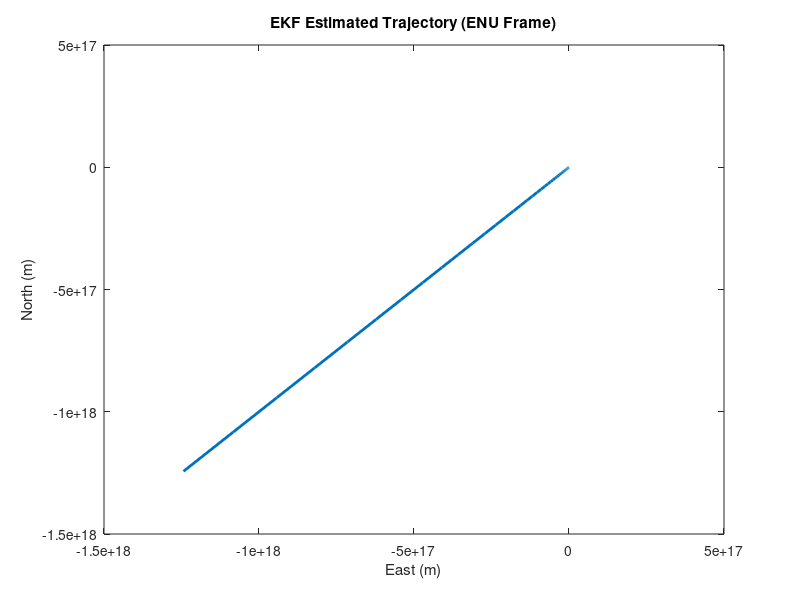

Recreate this plot in MATLAB. (Note: this script raises an error after producing the figure.)
%% 任务5：基于伪距/多普勒的EKF定位
folder_path = 'D:\GNSS\T5';  
if ~exist(folder_path, 'dir')
    mkdir(folder_path);  % 路径管理
end

%% 加载观测数据（避免星历依赖）
load('navSolCT_1ms_Opensky.mat', 'navSolutionsCT');
pseudorange = navSolutionsCT.rawPseudorange;  % 367×8 伪距观测
doppler = navSolutionsCT.usrVelENU;           % 367×3 多普勒观测（ENU速度）

%% EKF参数初始化（简化状态模型）
x_hat = [navSolutionsCT.usrPos(1,:)'; zeros(3,1)];  % 初始位置+零速度
P = diag([10, 10, 10, 1, 1, 1]);  % 初始协方差矩阵
Q = diag([0.1, 0.1, 0.1, 0.05, 0.05, 0.05]);  % 过程噪声
R = blkdiag(eye(8)*25, eye(3)*0.1);  % 伪距和多普勒的测量噪声

%% 动态模型定义（匀速假设）
dt = 1;  % 时间间隔，假设每次时间步为1秒
F = [eye(3), dt*eye(3); zeros(3), eye(3)];  % 状态转移矩阵（匀速运动）

%% 修正观测矩阵定义
H_pseudo = [eye(8,3), zeros(8,3)];  % 8×6矩阵（伪距观测部分）
H_doppler = [zeros(3,3), eye(3)];   % 3×6矩阵（多普勒观测部分）

%% 合并观测矩阵（列数一致）
H = [H_pseudo; H_doppler];  % 11×6矩阵，合并伪距和多普勒观测

%% 主滤波循环（去卫星位置计算）
trajectory = zeros(size(navSolutionsCT.usrPos,1), 6);  % 存储轨迹（位置和速度）
for epoch = 1:size(pseudorange, 1)
    % --- 预测步骤 ---
    x_hat = F * x_hat;  
    P = F * P * F' + Q;  % 更新协方差矩阵
    
    % --- 更新步骤 ---
    z_pseudo = pseudorange(epoch, :)';  % 伪距观测（8×1）
    z_doppler = doppler(epoch, :)';     % 多普勒观测（3×1）
    
    % 伪距残差计算（基于当前位置与卫星的几何距离）
    z_pred_pseudo = zeros(8, 1);  % 8个卫星的预测伪距
    for i = 1:8
        % 计算用户位置与卫星之间的几何距离
        dx = x_hat(1) - navSolutionsCT.usrPos(i, 1);  % 计算x方向上的差异
        dy = x_hat(2) - navSolutionsCT.usrPos(i, 2);  % 计算y方向上的差异
        dz = x_hat(3) - navSolutionsCT.usrPos(i, 3);  % 计算z方向上的差异
        z_pred_pseudo(i) = sqrt(dx^2 + dy^2 + dz^2);  % 计算几何距离（即伪距）
    end
    
    % 预测的多普勒（使用速度分量）
    z_pred_doppler = x_hat(4:6);  % 速度预测

    % 组合预测值：伪距和多普勒
    z_pred = [z_pred_pseudo; z_pred_doppler];  % 预测的伪距和速度（11×1）
    
    % 卡尔曼增益计算
    S = H * P * H' + R;  % 测量预测协方差
    K = P * H' / S;  % 卡尔曼增益
    
    % 状态更新
    z_meas = [z_pseudo; z_doppler];  % 当前的伪距和多普勒测量（11×1）
    x_hat = x_hat + K * (z_meas - z_pred);  % 更新状态估计
    P = (eye(6) - K * H) * P;  % 更新协方差矩阵
    
    trajectory(epoch, :) = x_hat';  % 保存当前估计的状态
end

%% 输出位置和速度
position = trajectory(:, 1:3);  % 提取位置（X, Y, Z）
velocity = trajectory(:, 4:6);  % 提取速度（Vx, Vy, Vz）

% 输出位置和速度到命令窗口
for i = 1:size(trajectory, 1)
    fprintf('Epoch %d: Position = [%.2f, %.2f, %.2f], Velocity = [%.2f, %.2f, %.2f]\n', ...
            i, position(i, 1), position(i, 2), position(i, 3), velocity(i, 1), velocity(i, 2), velocity(i, 3));
end

%% 结果保存与可视化（延续任务1-4格式）
save(fullfile(folder_path, 'ekf_result.mat'), 'trajectory');  % 存储结果数据
figure;
plot(trajectory(:,1), trajectory(:,2), 'LineWidth', 2);  % 绘制2D轨迹投影
title('EKF Estimated Trajectory (ENU Frame)');
xlabel('East (m)'); ylabel('North (m)');
saveas(gcf, fullfile(folder_path, 'Trajectory_2D.png'));  % 保存图像

%% Constants for WGS84 ellipsoid
% Constants for WGS84 ellipsoid
a = 6378137.0;       % semi-major axis in meters
f = 1 / 298.257223563; % flattening
b = a * (1 - f);     % semi-minor axis
e2 = 1 - (b^2 / a^2); % eccentricity squared

% Convert ECEF to Latitude, Longitude, Altitude
function [lat, lon, alt] = ecef2lla(X, Y, Z)
    % Use constants a, b, e2 from the outer scope
    global a b e2;  % Declare a, b, e2 as global variables

    % Compute the distance from the Z axis
    p = sqrt(X^2 + Y^2);  
    lon = atan2(Y, X);  % Longitude (correctly calculated here)
    
    % Initialize the latitude using an approximation
    lat = atan2(Z, p * (1 - e2));  % This gives an initial approximation
    
    % Iterate to refine the latitude (start with just one iteration for simplicity)
    max_iter = 10;  % Set maximum number of iterations
    for i = 1:max_iter
        sin_lat = sin(lat);     % Sine of latitude
        cos_lat = cos(lat);     % Cosine of latitude
        
        % Compute the altitude
        alt = p / cos_lat - a / sqrt(1 - e2 * sin_lat^2);
        
        % Update the latitude using the formula (refining with iterative method)
        lat = atan2(Z + e2 * b * sin_lat^3, p);
    end
    
    % Convert latitude and longitude from radians to degrees
    lat = rad2deg(lat);
    lon = rad2deg(lon);
end

% Example of calling ecef2lla for a specific point
X = 15708120.16;  % Example X coordinate in meters
Y = 23393408.91;  % Example Y coordinate in meters
Z = 14280078.65;  % Example Z coordinate in meters

[lat, lon, alt] = ecef2lla(X, Y, Z);
disp(['Latitude: ', num2str(lat)]);
disp(['Longitude: ', num2str(lon)]);
disp(['Altitude: ', num2str(alt)]);




